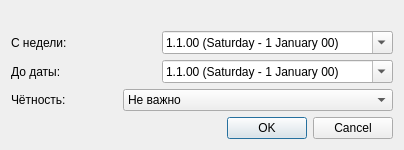
<?xml version="1.0" encoding="UTF-8"?>
<ui version="4.0">
 <class>ExpandChangesDialog</class>
 <widget class="QDialog" name="ExpandChangesDialog">
  <property name="geometry">
   <rect>
    <x>0</x>
    <y>0</y>
    <width>404</width>
    <height>141</height>
   </rect>
  </property>
  <property name="windowTitle">
   <string>Распространение изменений</string>
  </property>
  <layout class="QVBoxLayout" name="verticalLayout_2">
   <item>
    <layout class="QVBoxLayout" name="verticalLayout">
     <item>
      <layout class="QGridLayout" name="gridLayout">
       <property name="topMargin">
        <number>20</number>
       </property>
       <item row="2" column="0">
        <layout class="QHBoxLayout" name="horizontalLayout_2">
         <item>
          <widget class="QLabel" name="label">
           <property name="text">
            <string>Чётность:</string>
           </property>
          </widget>
         </item>
         <item>
          <widget class="QComboBox" name="evennessComboBox">
           <property name="minimumSize">
            <size>
             <width>270</width>
             <height>0</height>
            </size>
           </property>
           <item>
            <property name="text">
             <string>Не важно</string>
            </property>
           </item>
           <item>
            <property name="text">
             <string>По чётным</string>
            </property>
           </item>
           <item>
            <property name="text">
             <string>По нечётным</string>
            </property>
           </item>
          </widget>
         </item>
        </layout>
       </item>
       <item row="1" column="0">
        <layout class="QHBoxLayout" name="horizontalLayout">
         <item>
          <widget class="QLabel" name="label_2">
           <property name="text">
            <string>До даты:</string>
           </property>
          </widget>
         </item>
         <item>
          <widget class="QDateEdit" name="toDateDateEdit">
           <property name="minimumSize">
            <size>
             <width>0</width>
             <height>0</height>
            </size>
           </property>
           <property name="displayFormat">
            <string>d.M.yy (dddd - d MMMM yy)</string>
           </property>
           <property name="calendarPopup">
            <bool>true</bool>
           </property>
          </widget>
         </item>
        </layout>
       </item>
       <item row="0" column="0">
        <layout class="QHBoxLayout" name="horizontalLayout_3">
         <item>
          <widget class="QLabel" name="label_3">
           <property name="text">
            <string>С недели:</string>
           </property>
          </widget>
         </item>
         <item>
          <widget class="QDateEdit" name="fromDateDateEdit">
           <property name="minimumSize">
            <size>
             <width>0</width>
             <height>0</height>
            </size>
           </property>
           <property name="displayFormat">
            <string>d.M.yy (dddd - d MMMM yy)</string>
           </property>
           <property name="calendarPopup">
            <bool>true</bool>
           </property>
          </widget>
         </item>
        </layout>
       </item>
      </layout>
     </item>
     <item>
      <widget class="QDialogButtonBox" name="buttonBox">
       <property name="orientation">
        <enum>Qt::Horizontal</enum>
       </property>
       <property name="standardButtons">
        <set>QDialogButtonBox::Cancel|QDialogButtonBox::Ok</set>
       </property>
      </widget>
     </item>
    </layout>
   </item>
  </layout>
 </widget>
 <resources/>
 <connections>
  <connection>
   <sender>buttonBox</sender>
   <signal>accepted()</signal>
   <receiver>ExpandChangesDialog</receiver>
   <slot>accept()</slot>
   <hints>
    <hint type="sourcelabel">
     <x>248</x>
     <y>254</y>
    </hint>
    <hint type="destinationlabel">
     <x>157</x>
     <y>274</y>
    </hint>
   </hints>
  </connection>
  <connection>
   <sender>buttonBox</sender>
   <signal>rejected()</signal>
   <receiver>ExpandChangesDialog</receiver>
   <slot>reject()</slot>
   <hints>
    <hint type="sourcelabel">
     <x>316</x>
     <y>260</y>
    </hint>
    <hint type="destinationlabel">
     <x>286</x>
     <y>274</y>
    </hint>
   </hints>
  </connection>
 </connections>
</ui>
